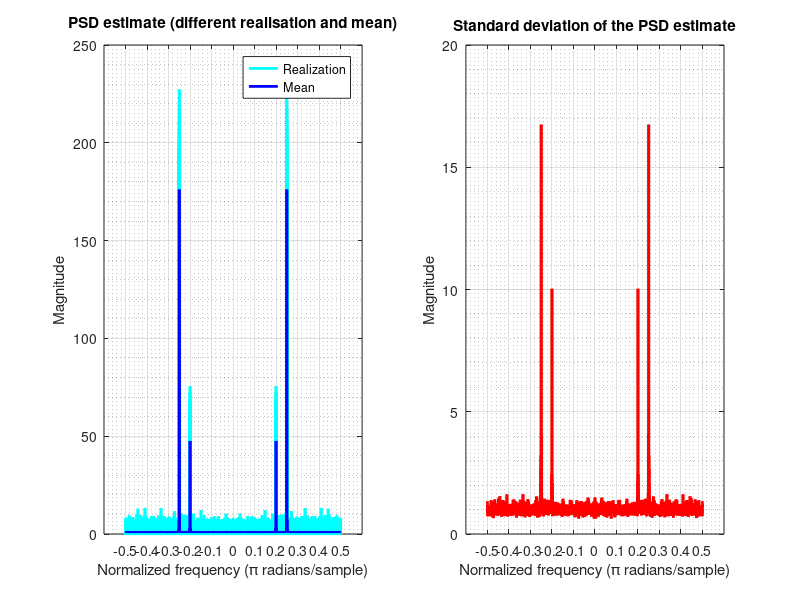

MATLAB code to generate this figure:
%% Task 1.3.b Correlation Estimation
% This task is to generate the PSD estimate of several realisations of a
% random process.
% Author: Junyu Yan
%--------------------------------------------------------------------------

clc;clear;close all;
%% Initialization
% The signal length
nSample = 2048;
% The normalized signal frequency
fs = 1;
% The sampling time
time = (0: nSample - 1) / fs;
% The number of realisation
nRe = 100;
% The frequency of sinusoidal signal
f_sine = [0.2, 0.25];
% The amplitude of sinusoidal signal
A_sin = [0.3, 0.6];
% The psd matrix of all realisation
psd_matrix = [];

%% Calculate the psd estimate and plot
subplot(1,2,1);
for iRe = 1:nRe
    % The noisy sinusoidal signal
    noisySin = A_sin(1)*sin(2*pi*f_sine(1)*time)+A_sin(2)*sin(2*pi*f_sine(2)*time)+wgn(1,nSample,0);
    [ACF_sin, lag_sin] = xcorr(noisySin,'biased');
    %Calculate the PSD
    psd_sin = real(fftshift(fft(ifftshift(ACF_sin))));
    % The normalized frequency with respect to ACF
    f_sin = lag_sin ./ (2 * nSample) * fs;
    F1=plot(f_sin,psd_sin,'c','linewidth',2);
    hold on;
    psd_matrix = [psd_matrix;psd_sin];
end
psd_mean = mean(psd_matrix);
F2=plot(f_sin,psd_mean,'b','linewidth',2);
grid on; grid minor;
set(gca,'fontsize',10);
xticks(-0.5:0.1:0.5);
title('PSD estimate (different realisation and mean)');
xlabel('Normalized frequency (\pi radians/sample)');
ylabel('Magnitude');
legend([F1,F2],'Realization','Mean');

%% The standard deviation
subplot(1,2,2);
psd_std = std(psd_matrix);
plot(f_sin,psd_std,'r','linewidth',2);
grid on; grid minor;
title('Standard deviation of the PSD estimate');
xlabel('Normalized frequency (\pi radians/sample)');
ylabel('Magnitude');
set(gca,'fontsize',10);
xticks(-0.5:0.1:0.5);